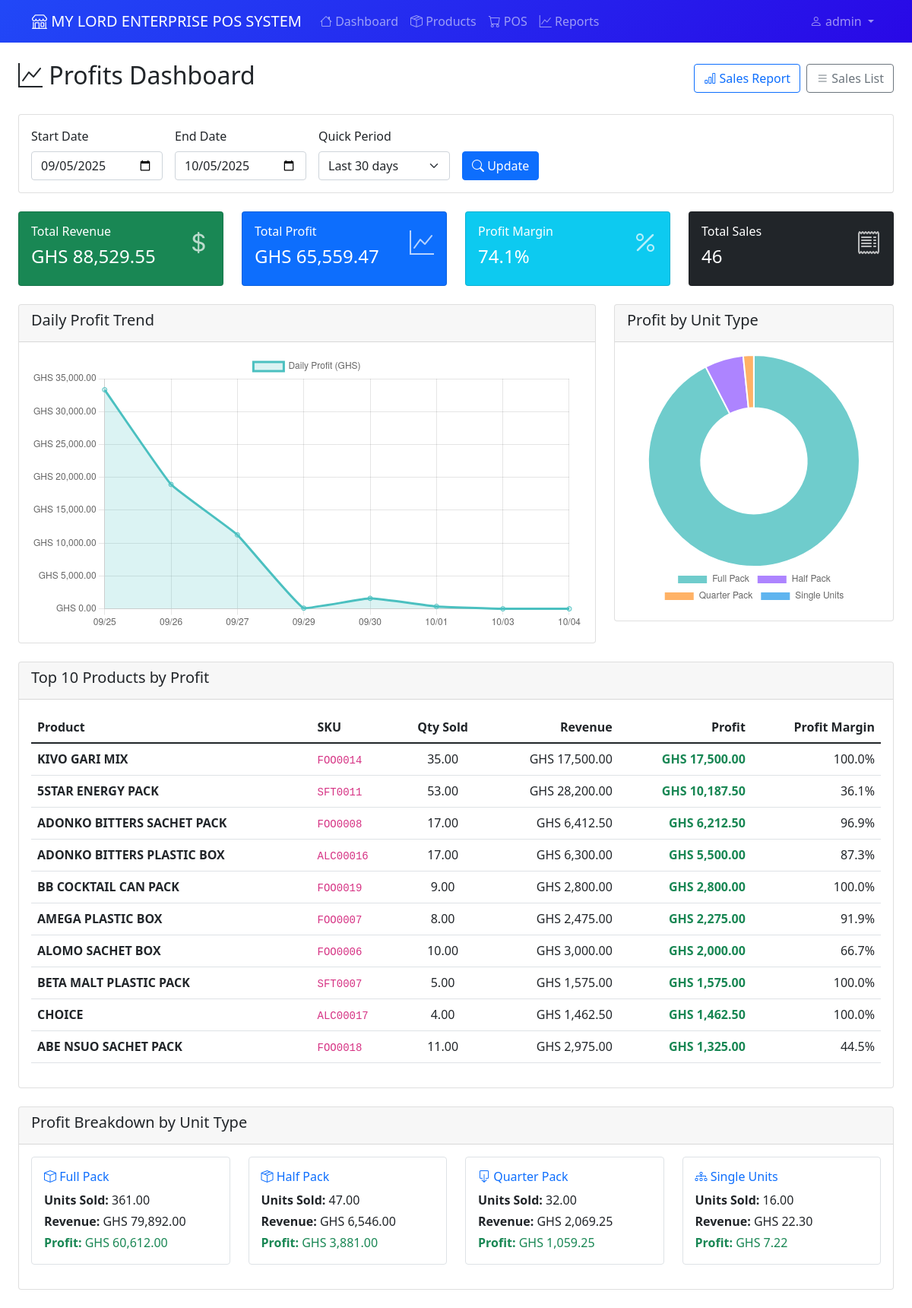
/pos/profits-dashboard (signed in), run on an earlier commit of the app's database.
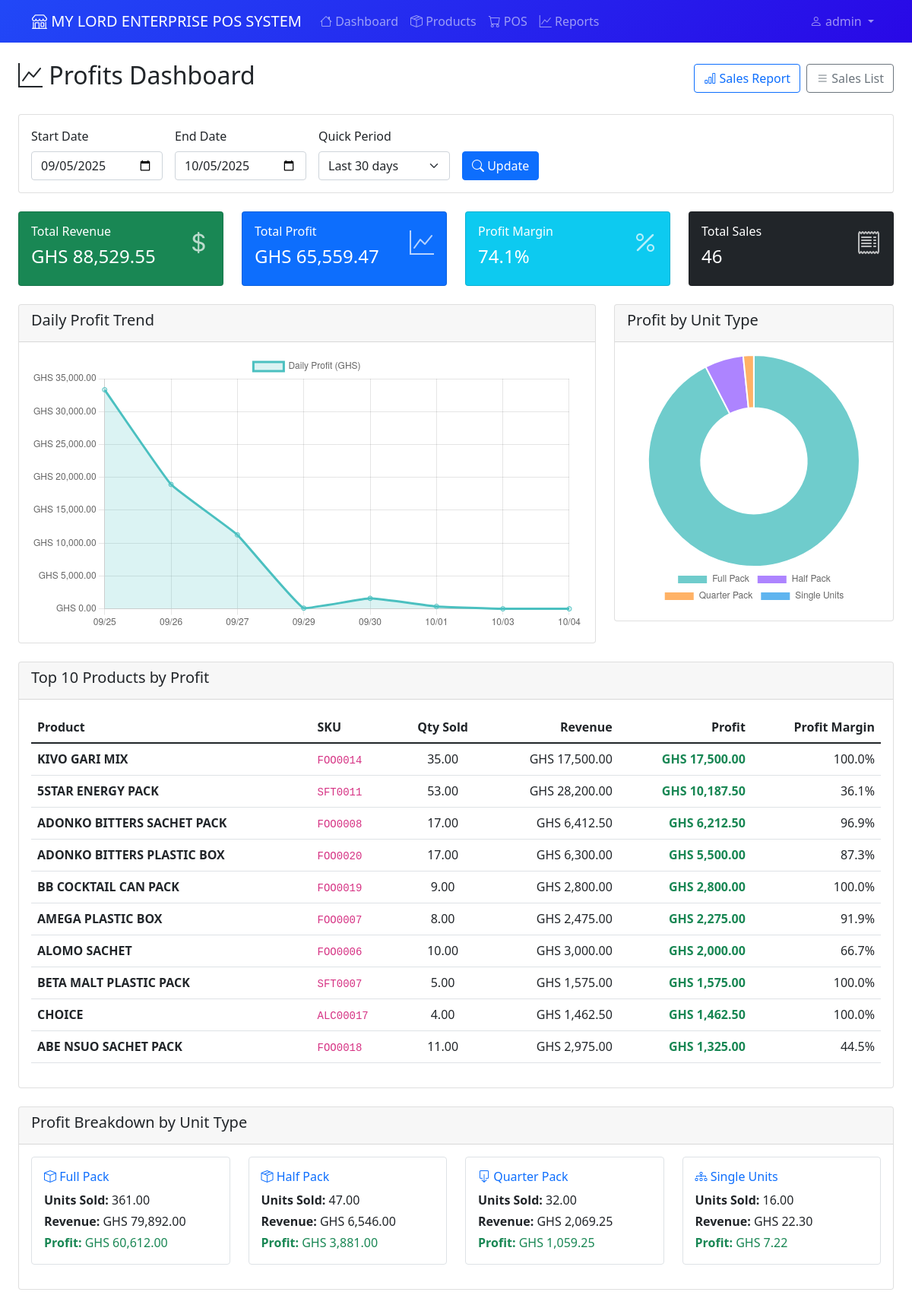
And on a later commit of the database.
### app/models.py (models this page shows, shortened)
class Product(db.Model):
    id = db.Column(db.Integer, primary_key=True)
    sku = db.Column(db.String(20), unique=True, nullable=False, index=True)
    name = db.Column(db.String(100), nullable=False)
    category = db.Column(db.String(50), nullable=False, index=True)
    description = db.Column(db.Text)
    purchase_price = db.Column(db.Numeric(10, 2), nullable=False)
    full_price = db.Column(db.Numeric(10, 2), nullable=False)
    half_price = db.Column(db.Numeric(10, 2), nullable=True)
    price = db.Column(db.Numeric(10, 2), nullable=False)  # For backward compatibility
    units_per_pack = db.Column(db.Integer, default=1, nullable=False)  # How many units in a full pack
    unit_price = db.Column(db.Numeric(10, 2), nullable=True)  # Price per single unit (retail)
    quantity = db.Column(db.Numeric(10, 2), nullable=False, default=0)
    image_filename = db.Column(db.String(255), nullable=True)
    image_path = db.Column(db.String(500), nullable=True)
    created_at = db.Column(db.DateTime, nullable=False, default=datetime.utcnow)
    updated_at = db.Column(db.DateTime, default=datetime.utcnow, onupdate=datetime.utcnow)
    sale_items = db.relationship('SaleItem', backref='product', lazy=True)
    CATEGORIES = [
        ('electronics', 'Electronics'),
        ('clothing', 'Clothing'),
        ('food', 'Food & Beverages'),
        ('beauty', 'Beauty & Personal Care'),
        ('books', 'Books & Stationery'),
        ('home', 'Home & Garden'),
        ('sports', 'Sports & Recreation'),
        ('automotive', 'Automotive'),
        ('toys', 'Toys & Games'),
        ('health', 'Health & Wellness'),
        ('jewelry', 'Jewelry & Accessories'),
        ('music', 'Music & Instruments'),
        ('pets', 'Pet Supplies'),
        ('office', 'Office Supplies'),
        ('tools', 'Tools & Hardware'),
        ('other', 'Other')
    ]
    ALLOWED_IMAGE_EXTENSIONS = {'png', 'jpg', 'jpeg', 'gif', 'webp'}
    MAX_IMAGE_SIZE = 10 * 1024 * 1024  # 10MB

### app/pos.py (the view, shortened to what this page needs)
@bp.route('/profits-dashboard')
@login_required
@manager_required
def profits_dashboard():
    from datetime import timedelta
    start_date = request.args.get('start_date')
    end_date = request.args.get('end_date')
    period = request.args.get('period', '30')
    if not start_date:
        start_date = (datetime.now() - timedelta(days=int(period))).date()
    else:
        start_date = datetime.strptime(start_date, '%Y-%m-%d').date()
    if not end_date:
        end_date = datetime.now().date()
    else:
        end_date = datetime.strptime(end_date, '%Y-%m-%d').date()
    total_sales_query = Sale.query.filter(
        and_(
            Sale.created_at >= start_date,
            Sale.created_at <= end_date,
            Sale.status == 'completed'
        )
    )
    total_revenue = total_sales_query.with_entities(func.sum(Sale.total_amount)).scalar() or 0
    total_profit = total_sales_query.with_entities(func.sum(Sale.total_profit)).scalar() or 0
    total_sales_count = total_sales_query.count()
    total_cost = float(total_revenue) - float(total_profit)
    profit_margin = (float(total_profit) / float(total_revenue) * 100) if total_revenue > 0 else 0
    daily_profits_raw = db.session.query(
        func.date(Sale.created_at).label('date'),
        func.sum(Sale.total_amount).label('revenue'),
        func.sum(Sale.total_profit).label('profit'),
        func.count(Sale.id).label('sales_count')
    ).filter(
        and_(
            Sale.created_at >= start_date,
            Sale.created_at <= end_date,
            Sale.status == 'completed'
        )
    ).group_by(func.date(Sale.created_at)).order_by('date').all()
    daily_profits = []
    for row in daily_profits_raw:
        if isinstance(row.date, str):
            date_obj = datetime.strptime(row.date, '%Y-%m-%d').date()
        else:
            date_obj = row.date
        daily_profits.append({
            'date': date_obj,
            'revenue': row.revenue,
            'profit': row.profit,
            'sales_count': row.sales_count
        })
    product_profits = db.session.query(
        Product.name.label('product_name'),
        Product.sku.label('sku'),
        func.sum(SaleItem.quantity).label('quantity_sold'),
        func.sum((SaleItem.price_at_sale - SaleItem.cost_at_sale) * SaleItem.quantity).label('total_profit'),
        func.sum(SaleItem.price_at_sale * SaleItem.quantity).label('total_revenue')
    ).join(Sale).join(Product).filter(
        and_(
            Sale.created_at >= start_date,
            Sale.created_at <= end_date,
            Sale.status == 'completed'
        )
    ).group_by(Product.id, Product.name, Product.sku).order_by(text('total_profit DESC')).limit(10).all()
    unit_profits = db.session.query(
        SaleItem.unit_type,
        func.sum(SaleItem.quantity).label('quantity_sold'),
        func.sum((SaleItem.price_at_sale - SaleItem.cost_at_sale) * SaleItem.quantity).label('total_profit'),
        func.sum(SaleItem.price_at_sale * SaleItem.quantity).label('total_revenue')
    ).join(Sale).filter(
        and_(
            Sale.created_at >= start_date,
            Sale.created_at <= end_date,
            Sale.status == 'completed'
        )
    ).group_by(SaleItem.unit_type).all()
    monthly_profits = []
    return render_template('pos/profits_dashboard.html',
                         start_date=start_date,
                         end_date=end_date,
                         total_revenue=total_revenue,
                         total_profit=total_profit,
                         total_cost=total_cost,
                         total_sales_count=total_sales_count,
                         profit_margin=profit_margin,
                         daily_profits=daily_profits,
                         product_profits=product_profits,
                         unit_profits=unit_profits,
                         monthly_profits=monthly_profits,
                         period=period)

### app/models.py (called while the page is built)
    def needs_password_change(self):
        return self.must_change_password or self.is_temporary_password

    def is_admin(self):
        return self.role == 'admin'

    def is_manager(self):
        return self.role in ['admin', 'manager']

### app/templates/pos/profits_dashboard.html (shortened to what the changed rows need)
{% extends "base.html" %}
{% block content %}
<div class="container-fluid">
    <div class="content-wrapper">
        <div class="row mb-4">
            <div class="col-12">
                <div class="d-flex justify-content-between align-items-center">
                    <h2><i class="bi bi-graph-up"></i> Profits Dashboard</h2>
                </div>
            </div>
        </div>
        <div class="row mb-4">
            <div class="col-12">
                <div class="card">
                    <div class="card-body">
                        <div class="table-responsive">
                            <table class="table table-hover">
                                <thead>
                                    <tr>
                                        <th>Product</th>
                                        <th>SKU</th>
                                        <th class="text-center">Qty Sold</th>
                                        <th class="text-end">Revenue</th>
                                        <th class="text-end">Profit</th>
                                        <th class="text-end">Profit Margin</th>
                                    </tr>
                                </thead>
                                <tbody>
                                    {% for product in product_profits %}
                                    <tr>
                                        <td><strong>{{ product.product_name }}</strong></td>
                                        <td><code>{{ product.sku }}</code></td>
                                        <td class="text-center">{{ product.quantity_sold }}</td>
                                        <td class="text-end">GHS {{ (product.total_revenue|currency) }}</td>
                                        <td class="text-end text-success">
                                            <strong>GHS {{ (product.total_profit|currency) }}</strong>
                                        </td>
                                        <td class="text-end">
                                            {{ "%.1f"|format((product.total_profit / product.total_revenue * 100) if product.total_revenue > 0 else 0) }}%
                                        </td>
                                    </tr>
                                    {% endfor %}
                                </tbody>
                            </table>
                        </div>
                    </div>
                </div>
            </div>
        </div>
    </div>
</div>
{% endblock %}

What changed in the data, as far as the page shows it:
changed Product "ADONKO BITTERS PLASTIC BOX": sku "ALC00016" → "FOO0020"
changed Product "FOO0006": product_name "ALOMO SACHET BOX" → "ALOMO SACHET"
